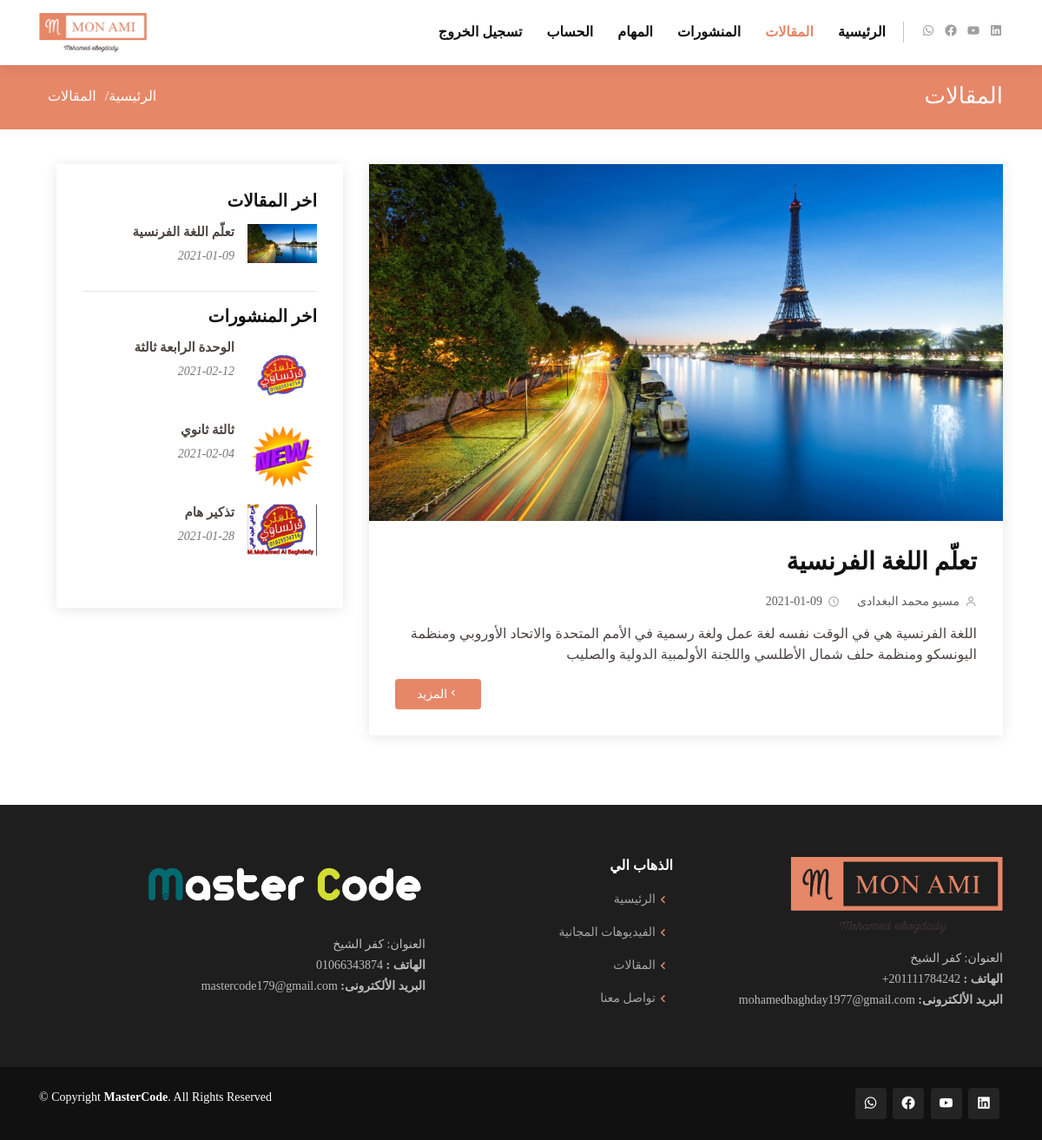
The page /posts_2.php (signed in) on the database its author committed.
### tables this page shows
CREATE TABLE `post` (
  `post_id` int(11) NOT NULL,
  `post_name` varchar(255) NOT NULL,
  `post_description` text NOT NULL,
  `post_image` varchar(255) NOT NULL,
  `post_data` date NOT NULL,
  `allow_comment` tinyint(4) NOT NULL DEFAULT '0',
  `users` int(11) NOT NULL,
  `tags` varchar(225) NOT NULL,
  `type` tinyint(4) DEFAULT NULL,
  `cat_id` int(11) DEFAULT NULL
);

### posts_2.php (the view, shortened to what this page needs)
<?php
$pageTitle = 'posts2';
include 'inital.php';
$getUser = $con->prepare("SELECT * FROM members WHERE username = ?");
$getUser->execute(array($sessionUser));
$info = $getUser->fetch();
if (isset($_SESSION['user']) && $info['regstatus'] == 1) {
    include $tpl . 'header2.php';
    $getposts = $con->prepare("SELECT * FROM post where type = 1 ORDER BY post_id  DESC");
    $getposts->execute();
    $posts = $getposts->fetchAll();
?>
<main id="main" style="direction: rtl;">
    <section id="breadcrumbs" class="breadcrumbs">
        <div class="container">
            <div class="d-flex justify-content-between align-items-center">
            <h2 class="mt-2 text-right">المقالات</h2>
            <ol>
                <li><a href="main.php">الرئيسية</a></li>
                <li>المقالات</li>
            </ol>
            </div>
        </div>
    </section>
    <section id="blog" class="blog">
        <div class="container">
            <div class="row">
                <div class="col-lg-8 entries">
                    <?php foreach ($posts as $post){ ?>
                        <article class="entry" data-aos="fade-up">
                            <div class="entry-img">
                                <img src="admin/uploads/<?php echo $post['post_image'] ;?>" alt="main" width="100%">
                            </div>
                            <h2 class="entry-title">
                                <a href="postcontent.php?postid=<?php echo $post['post_id'] ;?>"><?php echo $post['post_name'] ;?></a>
                            </h2>
                            <div class="entry-meta">
                                <ul>
                                <li class="d-flex align-items-center"><i class="bx bx-user"></i> <a href="blog-single.html">  مسيو محمد البغدادى  </a></li>
                                <li class="d-flex align-items-center"><i class="bx bx-time-five"></i> <a href="blog-single.html"><time datetime="2020-01-01">  <?php echo $post['post_data'] ;?>  </time></a></li>
                                </ul>
                            </div>
                            <div class="entry-content">
                                    <p>
                                        <?php
                                            $stringCut = substr( $post['post_description'], 0, 300);
                                            $endPoint = strrpos($stringCut, ' ');
                                            $string = $endPoint? substr($stringCut, 0, $endPoint) : substr($stringCut, 0);
                                            echo $string ;
                                        ?>
                                    </p>
                                    <div class="read-more"><a href="postcontent.php?postid=<?php echo $post['post_id'] ;?>"><i class="bx bx-chevron-left"></i>المزيد</a></div>
                            </div>
                        </article>
                    <?php } ?>
                </div>
                <div class="col-lg-4">
                    <div class="sidebar text-right" data-aos="fade-left">
                        <h3 class="sidebar-title">اخر المقالات</h3>
                        <div class="sidebar-item recent-posts">
                            <?php
                                $sts = $con->prepare("SELECT * FROM post where type = 1 ORDER BY post_id  DESC limit 4");
                                $sts->execute();
                                $sts = $sts->fetchAll();
                                foreach($sts as $last_post){
                            ?>
                                <div class="post-item clearfix">
                                    <img src="admin/uploads/<?php echo $last_post['post_image'] ;?>" alt="">
                                    <h4><?php echo $last_post['post_name']; ?></h4>
                                    <time datetime="2020-01-01"><?php echo $last_post['post_data']; ?></time>
                                </div>
                            <?php } ?>
                        </div>
                        <hr>
                        <h3 class="sidebar-title">اخر المنشورات</h3>
                        <div class="sidebar-item recent-posts">
                            <?php
                                $sts = $con->prepare("SELECT * FROM post where type = 0 AND cat_id = ? ORDER BY post_id  DESC limit 4");
                                $sts->execute(array($info['groupid']));
                                $sts = $sts->fetchAll();
                                foreach($sts as $last_act){
                            ?>
                            <div class="post-item clearfix">
                                <img src="admin/uploads/<?php echo $last_act['post_image'] ;?>" alt="">
                                <h4><?php echo $last_act['post_name']; ?></h4>
                                <time datetime="2020-01-01"><?php echo $last_act['post_data']; ?></time>
                            </div>
                            <?php } ?>
                        </div>
                    </div>
                </div>
            </div>
        </div>
    </section>
</main>
<?php
include $tpl . 'footer.php';
include $tpl . 'scripts.php';
}else {
    header('Location: index.php');
    exit();
}
?>

### inital.php (shortened to what this page needs)
<?php
    $tpl  = 'includes/templates/';
    if($pageTitle != 'end') {
        include $tpl .'links.php';
    }

### includes/templates/links.php (shortened to what this page needs)
<!DOCTYPE html>
<html lang="en">
<head>
    <link href="assets/vendor/bootstrap/css/bootstrap.min.css" rel="stylesheet">
    <link href="assets/vendor/icofont/icofont.min.css" rel="stylesheet">
    <link href="assets/vendor/boxicons/css/boxicons.min.css" rel="stylesheet">
    <link href="assets/vendor/animate.css/animate.min.css" rel="stylesheet">
    <link href="assets/vendor/venobox/venobox.css" rel="stylesheet">
    <link href="assets/vendor/owl.carousel/assets/owl.carousel.min.css" rel="stylesheet">
    <link href="assets/vendor/aos/aos.css" rel="stylesheet">
    <link href="assets/vendor/remixicon/remixicon.css" rel="stylesheet">
    <link href="assets/css/style.css" rel="stylesheet">
<link rel="stylesheet" media="screen" href="https://fontlibrary.org//face/droid-arabic-kufi" type="text/css"/>
</head>

### includes/templates/header2.php
<header id="header" class="fixed-top">
  <div class="container d-flex align-items-center">
      <a href="index.php" class="logo mr-auto"><img src="assets/img/logo.png" alt="" class="img-fluid"></a>
      <nav class="nav-menu d-none d-lg-block">
          <ul style="direction: rtl;">
              <li class="<?php if($pageTitle == 'main'){ echo 'active';}?>"><a href="main.php">الرئيسية</a></li>
              <li class="<?php if($pageTitle == 'posts2'){ echo 'active';}?>"><a href="posts_2.php">المقالات</a></li>
              <li class="<?php if($pageTitle == 'activities'){ echo 'active';}?>"><a href="activities.php">المنشورات</a></li>
              <li class="<?php if($pageTitle == 'events'){ echo 'active';}?>"><a href="events.php">المهام</a></li>
              <li class="<?php if($pageTitle == 'account'){ echo 'active';}?>"><a href="account.php">الحساب</a></li>
              <li><a href="logout.php">تسجيل الخروج</a></li>
          </ul>
      </nav>
      <div class="header-social-links">
          <a href="https://wa.me/+0201111784242"><i class="bx bxl-whatsapp"></i></a>
        <a href="https://www.facebook.com/groups/646058849298314/?ref=share"><i class=" bx bxl-facebook-circle "></i></a>
        <a href="https://www.youtube.com/channel/UCPTVpli6kpi08OdsMkLFwlQ/featured"><i class="bx bxl-youtube"></i></a>
        <a href="https://www.linkedin.com/mynetwork/"><i class="bx bxl-linkedin-square"></i></a>
      </div>
  </div>
</header>

### includes/templates/footer.php
<footer id="footer" style="direction: rtl;">
  <div class="footer-top">
  <div class="container">
      <div class="row">
      <div class="col-lg-4 col-md-6 footer-contact text-right">
          <a href="index.php" class="d-block text-center text-sm-right mb-3"><img src="assets/img/logo.png" width="70%" alt=""></a>
          <p>
          العنوان: كفر الشيخ<br>
          <strong>الهاتف :</strong> 201111784242+<br>
          <strong>البريد الألكترونى:</strong>  mohamedbaghday1977@gmail.com<br>
          </p>
      </div>
      <div class="col-lg-3 col-md-6 footer-links text-right">
          <h4>الذهاب الي</h4>
          <ul>
          <li><i class="bx bx-chevron-left"></i> <a href="index.php">الرئيسية</a></li>
          <li><i class="bx bx-chevron-left"></i> <a href="free.php">الفيديوهات المجانية</a></li>
          <li><i class="bx bx-chevron-left"></i> <a href="posts.php">المقالات</a></li>
          <li><i class="bx bx-chevron-left"></i> <a href="contact.php">تواصل معنا</a></li>
          </ul>
      </div>
      <div class="col-lg-4 col-md-6 footer-contact text-right">
          <a href="https://www.facebook.com/MasterC0de" class="d-block text-center text-sm-right mb-4"><img src="assets/img/master2.png" width="93%" alt=""></a>
          <p>
          العنوان: كفر الشيخ<br>
          <strong>الهاتف :</strong> 01066343874<br>
          <strong>البريد الألكترونى:</strong>  mastercode179@gmail.com<br>
          </p>
      </div>
      </div>
  </div>
  </div>
  <div class="container d-md-flex py-4 " style="direction: ltr;">
  <div class="mr-md-auto text-center text-md-left">
      <div class="copyright">
      &copy; Copyright <strong><span>MasterCode</span></strong>. All Rights Reserved
      </div>
  </div>
  <div class="social-links text-center text-md-right pt-3 pt-md-0">
     <a href="https://wa.me/+0201111784242"><i class="bx bxl-whatsapp"></i></a>
        <a href="https://www.facebook.com/groups/646058849298314/?ref=share"><i class=" bx bxl-facebook-circle "></i></a>
        <a href="https://www.youtube.com/channel/UCPTVpli6kpi08OdsMkLFwlQ/featured"><i class="bx bxl-youtube"></i></a>
        <a href="https://www.linkedin.com/mynetwork/"><i class="bx bxl-linkedin-square"></i></a>
  </div>
  </div>
</footer>

### includes/templates/scripts.php (shortened to what this page needs)
</body>
</html>

### rows shown on the page
post: post_image (picture), post_name "تعلّم اللغة الفرنسية", post_data "2021-01-09", post_description "اللغة الفرنسية هي في الوقت نفسه لغة عمل ولغة رسمية في الأمم المتحدة والاتحاد الأوروبي ومنظمة اليونسكو ومنظمة حلف شمال الأطلسي واللجنة الأولمبية الدولية والصليب"
post: post_image (picture), post_name "الوحدة الرابعة ثالثة", post_data "2021-02-12"
post: post_image (picture), post_name "ثالثة ثانوي", post_data "2021-02-04"
post: post_image (picture), post_name "تذكير هام", post_data "2021-01-28"
